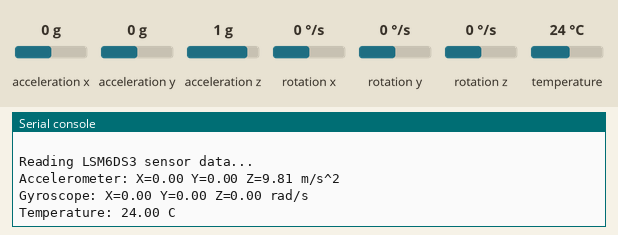
This program was run on a simulated CircuitPython board. On the bench: the last lines printed to the serial console. The inputs (shaded band) are chosen by the test bench; at power-on: acceleration x 0 g, acceleration y 0 g, acceleration z 1 g, rotation x 0 °/s, rotation y 0 °/s, rotation z 0 °/s, temperature 24 °C.

Above: at 1.2 s.
1.3 s: acceleration x set to -1.4 g
At 1.9 s:
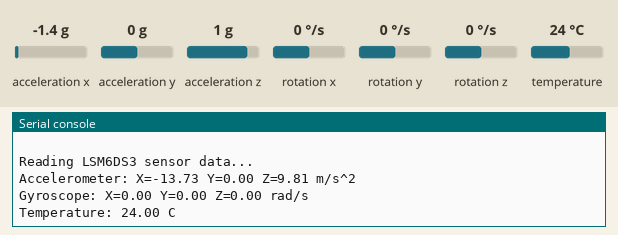
2.8 s: acceleration y set to -1.4 g
At 3.4 s:
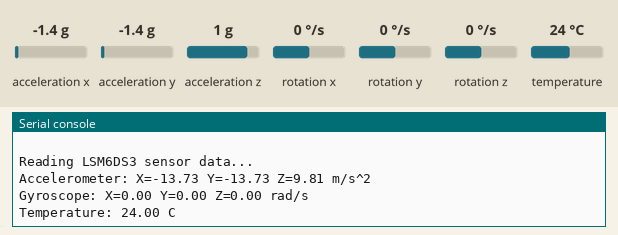
4.3 s: acceleration z set to -1.4 g
At 4.9 s:
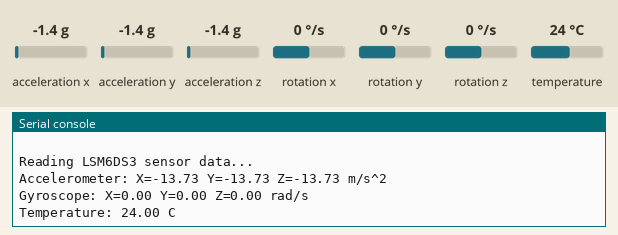
5.8 s: rotation x set to -192 °/s
At 6.4 s:
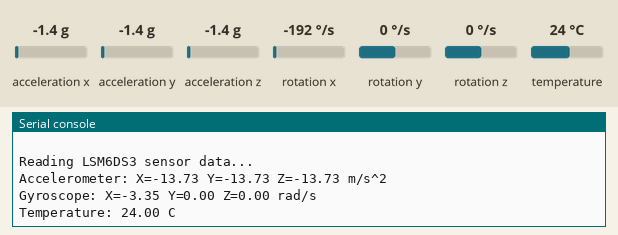
7.3 s: rotation y set to -192 °/s
At 7.9 s:
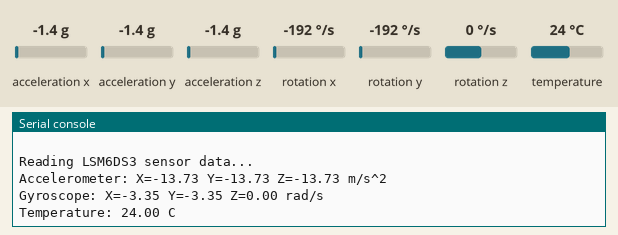

Measured:
- after the input at 1.3 s, the serial console: prints a new line after 0.21 s (image 1)
- after the input at 2.8 s, the serial console: prints a new line after 0.22 s (image 2)
- after the input at 4.3 s, the serial console: prints a new line after 0.22 s (image 3)
- after the input at 5.8 s, the serial console: prints a new line after 0.23 s (image 4)
- after the input at 7.3 s, the serial console: prints a new line after 0.24 s (image 5)

The program:

gyro.py
```python
import time
import board
import busio
import adafruit_lsm6ds.lsm6ds33

# Inicialização dos pinos I2C: GPIO 2 (SDA) e GPIO 3 (SCL) são definidos como padrão em board.SCL e board.SDA
i2c = busio.I2C(board.SCL, board.SDA)

# Inicialização do LSM6DS3 no endereço 0x6A
sensor = adafruit_lsm6ds.lsm6ds33.LSM6DS33(i2c, address=0x6A)

def read_lsm6ds3():
    # Leitura dos dados do acelerômetro e giroscópio
    accel_x, accel_y, accel_z = sensor.acceleration
    gyro_x, gyro_y, gyro_z = sensor.gyro
    temp = sensor.temperature

    # Exibição dos dados no console
    print(f"Accelerometer: X={accel_x:.2f} Y={accel_y:.2f} Z={accel_z:.2f} m/s^2")
    print(f"Gyroscope: X={gyro_x:.2f} Y={gyro_y:.2f} Z={gyro_z:.2f} rad/s")
    print(f"Temperature: {temp:.2f} C")

def main():
    while True:
        print("\nReading LSM6DS3 sensor data...")
        read_lsm6ds3()
        time.sleep(0.5)

if __name__ == "__main__":
    main()
```
